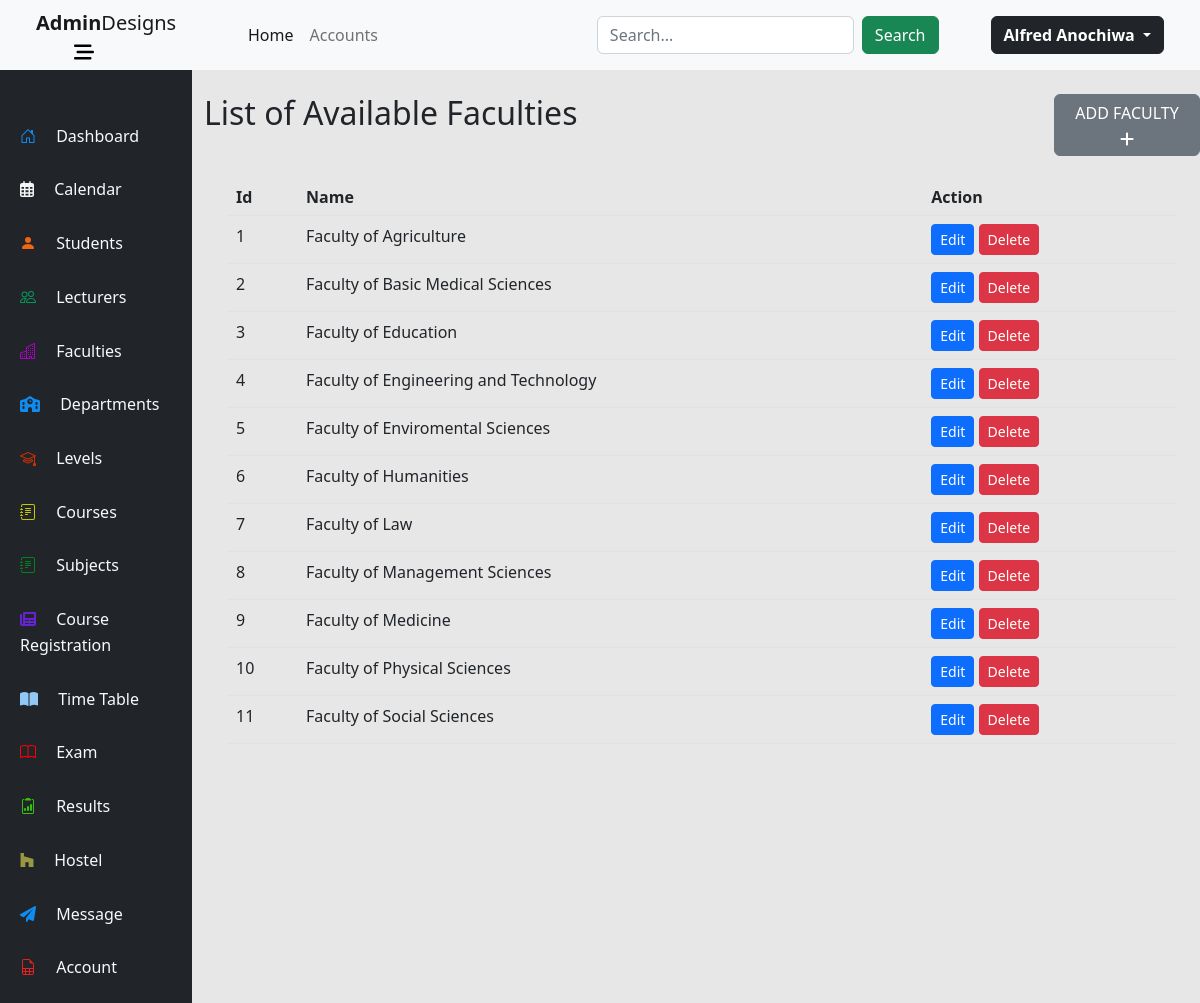
/faculties/ (signed in), run on the app's committed database.
### faculties/models.py (models this page shows, shortened)
class Faculty(models.Model):
    facultyId = models.AutoField(primary_key=True)
    facultyName = models.CharField(blank=False, max_length=100, unique=True)
    class Meta:
        verbose_name_plural = 'Faculties'

### faculties/views.py (the view)
# urls.py: path('faculties/', include('faculties.urls')),
@login_required
def faculties(request):
    faculties = Faculty.objects.all()
    dept = Department.objects.all()
    context = {
        'faculties':faculties,
        'dept':dept,
    }
    return render(request, 'faculties-page.html', context)

### faculties/templates/faculties-page.html (shortened to what this page needs)
{% extends 'dashboard/base.html' %}
{% block content %}
<div class="row mt-4">
    <div class="h2 col-10">List of Available Faculties</div>
    <div class="col-2">
        <a name="add-faculty" id="add-faculty" class="btn btn-secondary" href="add-faculty" role="button">
            ADD FACULTY
        </a>
    </div>
</div>
<div class="table-container m-4">
    <table class="table sm table-hover">
    <thead>
        <tr class="h6">
            <th>Id</th>
            <th>Name</th>
            <th>Action</th>
    </thead>
    <tbody>
        {% for f in faculties %}
        <tr>
            <td>
                <a href="details/{{f.facultyId}}" class="text-decoration-none text-dark" id="{{ f.facultyName }}">
                    {{f.facultyId}}
                </a>
            </td>
            <td>
                <a href="details/{{f.facultyId}}" class="text-decoration-none text-dark" id="{{ f.facultyName }}">
                    Faculty of {{f.facultyName}}
                </a>
            </td>
            <td>
                <a href="edit-faculty/{{f.facultyId}}" class="text-decoration-none text-dark" id="{{ f.facultyName }}">
                    <button type="button" class="btn btn-sm btn-primary">Edit</button>
                </a>
                <a href="delete-faculty/{{f.facultyId}}" class="text-decoration-none text-dark" id="{{ f.facultyName }}">
                    <button type="button" class="btn btn-sm btn-danger">Delete</button>
                </a>
            </td>
        </tr>
        {% endfor %}
    </tbody>
    </table>
</div>
{% endblock content %}

### dashboard/templates/dashboard/base.html (shortened to what this page needs)
{% load static %}
<!DOCTYPE html>
<html lang="en">
<head>
    <link rel="stylesheet" href="https://cdn.jsdelivr.net/npm/bootstrap@5.2.3/dist/css/bootstrap.min.css">
    <link rel="stylesheet" href="{% static 'css/bootstrap.min.css' %}">
    <link rel="stylesheet" href="{% static 'css/animate.css' %}">
</head>
<body class=" p-0 m-0">
<nav class="navbar navbar-expand-sm navbar-light bg-light row sticky-top">
    <div class="col-2 text-center ps-5">
        <a class="navbar-brand" href="../../../"><strong>Admin</strong>Designs</a>
        <a class="me-5" href="#"  data-bs-toggle="collapse" data-bs-target="#aside" aria-expanded="false" aria-controls="aside">
        </a>
    </div>
      <div class="col-10 ps-5 pe-5">
        <div class="collapse navbar-collapse" id="collapsibleNavId">
            <ul class="navbar-nav me-auto mt-2 mt-lg-0">
                <li class="nav-item">
                    <a class="nav-link active" href="../../../" aria-current="page">Home <span class="visually-hidden">(current)</span></a>
                </li>
                <li class="nav-item">
                    <a class="nav-link" href="../../../accounts">Accounts</a>
                </li>
            </ul>
            <form class="d-flex my-2 my-lg-0" method="GET" action="search">
                <input class="form-control me-sm-2" type="text" placeholder="Search..." name="q">
                <button class="btn btn-success my-2 my-sm-0" type="submit">Search</button>
            </form>
            <div class="ms-1 d-flex flex-row align-items-center">
                <div class="dropdown">
                    <a class="btn btn-dark dropdown-toggle" type="button" id="dropdownMenuButton" data-toggle="dropdown" aria-haspopup="true" aria-expanded="false">
                        <strong class="">{{user.first_name}} {{user.last_name}}</strong>
                    </a>
                </div>
            </div>
        </div>
  </div>
</nav>
<div class="row">
    <aside class="col-2 bg-dark text-light p-0 aside" id="aside">
        <div class="col-12 m-2 mt-5 ">
            <div class="col-12 mb-3  aside-list-item ps-4 pt-1 pb-2 active">
                <a href="../../../"  class="text-decoration-none text-light">
                    <span class="ms-3 align-middle text-responsive">Dashboard</span>
                </a>
            </div>
            <div class="col-12 mb-3  aside-list-item ps-4 pt-1 pb-2">
                <a href="#"  class="text-decoration-none text-light">
                    <span class="ms-3 align-middle text-responsive">Calendar</span>
                </a>
            </div>
            <div class="col-12 mb-3  aside-list-item ps-4 pt-1 pb-2">
                <a href="../../../students"  class="text-decoration-none text-light">
                    <svg xmlns="http://www.w3.org/2000/svg" width="16" height="16" fill="currentColor" style="fill: rgb(239, 101, 16);" class="bi bi-person-fill" viewBox="0 0 16 16">
                        <path d="M3 14s-1 0-1-1 1-4 6-4 6 3 6 4-1 1-1 1H3zm5-6a3 3 0 1 0 0-6 3 3 0 0 0 0 6z"/>
                      </svg>
                    <span class="ms-3 align-middle text-responsive">Students</span>
                </a>
            </div>
            <div class="col-12 mb-3  aside-list-item ps-4 pt-1 pb-2">
                <a href="../../../lecturers"  class="text-decoration-none text-light">
                    <span class="ms-3 align-middle text-responsive">Lecturers</span>
                </a>
            </div>
            <div class="col-12 mb-3  aside-list-item ps-4 pt-1 pb-2">
                <a href="../../../faculties"  class="text-decoration-none text-light">
                    <span class="ms-3 align-middle text-responsive">Faculties</span>
                </a>
            </div>
            <div class="col-12 mb-3  aside-list-item ps-4 pt-1 pb-2">
                <a href="../../../departments"  class="text-decoration-none text-light" >
                    <span class="ms-3 align-middle text-responsive">Departments</span>
                </a>
            </div>
            <div class="col-12 mb-3  aside-list-item ps-4 pt-1 pb-2">
                <a href="../../../levels"  class="text-decoration-none text-light">
                    <span class="ms-3 align-middle text-responsive">Levels</span>
                </a>
            </div>
            <div class="col-12 mb-3  aside-list-item ps-4 pt-1 pb-2">
                <a href="../../../courses"  class="text-decoration-none text-light">
                    <span class="ms-3 align-middle text-responsive">Courses</span>
                </a>
            </div>
            <div class="col-12 mb-3  aside-list-item ps-4 pt-1 pb-2">
                <a href="../../../subjects"  class="text-decoration-none text-light">
                    <span class="ms-3 align-middle text-responsive">Subjects</span>
                </a>
            </div>
                        <div class="col-12 mb-3  aside-list-item ps-4 pt-1 pb-2">
                <a href="#"  class="text-decoration-none text-light">
                    <span class="ms-3 align-middle text-responsive">Course Registration</span>
                </a>
            </div>
            <div class="col-12 mb-3  aside-list-item ps-4 pt-1 pb-2">
                <a href="#"  class="text-decoration-none text-light">
                    <span class="ms-3 align-middle text-responsive">Time Table</span>
                </a>
            </div>
            <div class="col-12 mb-3  aside-list-item ps-4 pt-1 pb-2">
                <a href="#"  class="text-decoration-none text-light">
                    <span class="ms-3 align-middle text-responsive">Exam</span>
                </a>
            </div>
            <div class="col-12 mb-3  aside-list-item ps-4 pt-1 pb-2">
                <a href="#"  class="text-decoration-none text-light">
                    <span class="ms-3 align-middle text-responsive">Results</span>
                </a>
            </div>
            <div class="col-12 mb-3  aside-list-item ps-4 pt-1 pb-2">
                <a href="#"  class="text-decoration-none text-light">
                    <svg style="fill: rgb(154, 151, 65);" xmlns="http://www.w3.org/2000/svg" viewBox="0 0 448 512"><path d="M275.9 330.7H171.3V480H17V32h109.5v104.5l305.1 85.6V480H275.9z"/></svg>
                    <span class="ms-3 align-middle text-responsive">Hostel</span>
                </a>
            </div>
            <div class="col-12 mb-3  aside-list-item ps-4 pt-1 pb-2">
                <a href="#"  class="text-decoration-none text-light">
                    <span class="ms-3 align-middle text-responsive">Message</span>
                </a>
            </div>
            <div class="col-12 mb-3  aside-list-item ps-4 pt-1 pb-2">
                <a href="../../../accounts"  class="text-decoration-none text-light">
                    <span class="ms-3 align-middle text-responsive">Account</span>
                </a>
            </div>
        </div>
    </aside>
    <main class="col-10 main">
        {% block content%}
        {% endblock content %}
    </main>
</div>
</body>
</html>

### dashboard/templates/dashboard/base.html (style rules this page uses)
.aside div svg { fill: whitesmoke; height: 16px; }
.main { background-color: rgb(231, 231, 231); }

### data on the page
Faculty: facultyId "1", facultyName "Agriculture"
Faculty: facultyId "2", facultyName "Basic Medical Sciences"
Faculty: facultyId "3", facultyName "Education"
Faculty: facultyId "4", facultyName "Engineering and Technology"
Faculty: facultyId "5", facultyName "Enviromental Sciences"
Faculty: facultyId "6", facultyName "Humanities"
Faculty: facultyId "7", facultyName "Law"
Faculty: facultyId "8", facultyName "Management Sciences"
Faculty: facultyId "9", facultyName "Medicine"
Faculty: facultyId "10", facultyName "Physical Sciences"
Faculty: facultyId "11", facultyName "Social Sciences"

### other printed values
{{ user.first_name }} "Alfred"
{{ user.last_name }} "Anochiwa"
